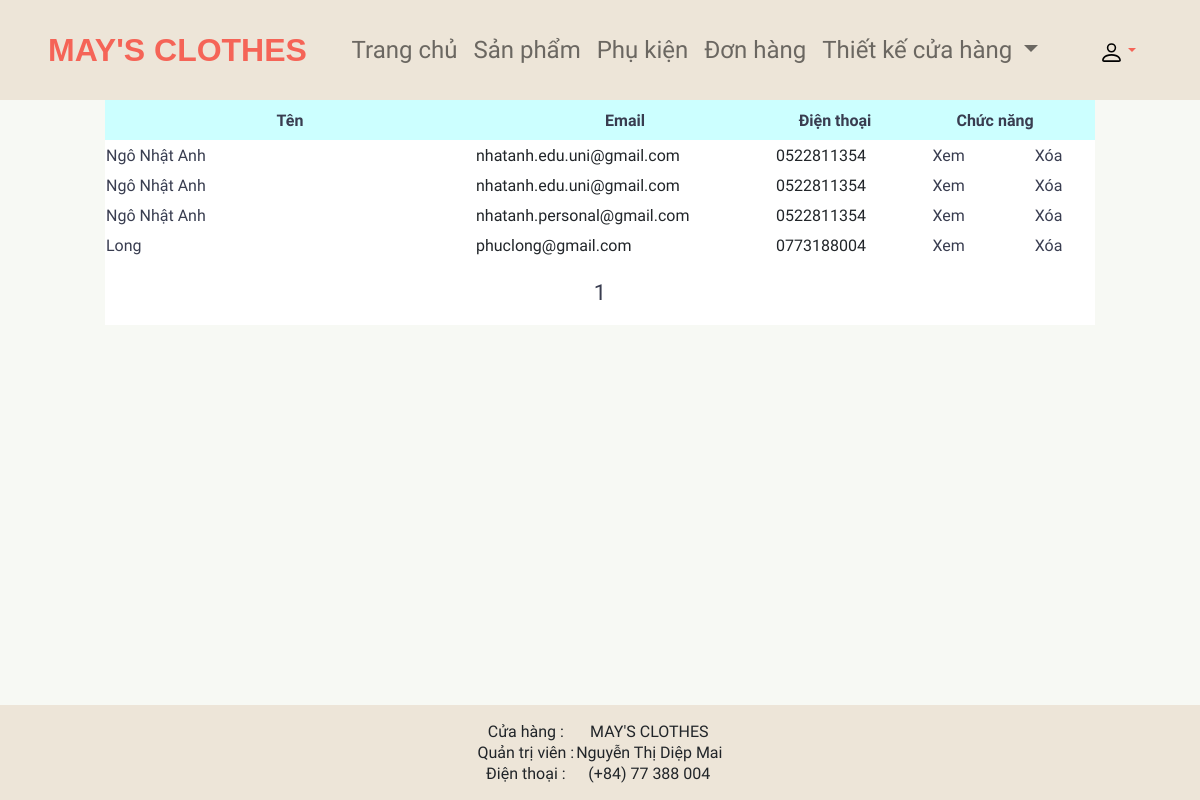
The page /PHP/ban_hang/quan_tri/index.php?thamso=hoa_don (signed in) on the database its author committed.
### tables this page shows
CREATE TABLE `hoa_don` (
  `id` int(11) NOT NULL,
  `ten_nguoi_mua` varchar(256) NOT NULL,
  `email` varchar(256) NOT NULL,
  `dia_chi` mediumtext NOT NULL,
  `dien_thoai` varchar(256) NOT NULL,
  `noi_dung` mediumtext NOT NULL,
  `hang_duoc_mua` mediumtext NOT NULL
);

### PHP/ban_hang/quan_tri/chuc_nang/quan_tri_2/xac_dinh_dang_nhap.php (called while the page is built, shortened)
<?php
$tv = mysqli_connect("localhost", "root", "", "ban_hang");
mysqli_query($tv, 'SET NAMES "UTF8"');
if (isset($_SESSION['ky_danh'])) {
    $ky_danh = $_SESSION['ky_danh'];
    $mat_khau = $_SESSION['mat_khau'];
    $tv_1 = mysqli_query($tv, "SELECT COUNT(*) FROM thong_tin_quan_tri WHERE ky_danh='{$ky_danh}' AND mat_khau='{$mat_khau}'");
    $tv_2 = mysqli_fetch_array($tv_1);
    if ($tv_2[0] == 1) {
        $xac_dinh_dang_nhap = "co";
    }
}

### PHP/ban_hang/quan_tri/chuc_nang/hoa_don/quan_ly_hoa_don.php (the view, shortened to what this page needs)
<?php
    $so_dong_tren_mot_trang=20;
    $tv_1=mysqli_query($tv,"select count(*) from hoa_don");
    $tv_2=mysqli_fetch_array($tv_1);
    $so_trang=ceil($tv_2[0]/$so_dong_tren_mot_trang);
    $vtbd=($_GET['trang']-1)*$so_dong_tren_mot_trang;
    $tv_1=mysqli_query($tv,"select * from hoa_don order by id desc limit $vtbd,$so_dong_tren_mot_trang");
?>
<table width="990px" class="tb_a1" >
    <tr style="background:#CCFFFF;height:40px;text-align:center;" >
        <th width="370px" ><b>Tên</b></th>
        <th width="300px" ><b>Email</b></th>
        <th width="120px" ><b>Điện thoại</b></th>
        <th align="center" width="100px" colspan="2"><b>Chức năng</b></th>
    </tr>
    <?php
        while($tv_2=mysqli_fetch_array($tv_1))
        {
            $id=$tv_2['id'];
            $ten=$tv_2['ten_nguoi_mua'];
            $email=$tv_2['email'];
            $dien_thoai=$tv_2['dien_thoai'];
            $link_xem="?thamso=xem_hoa_don&id=".$id."&trang=".$_GET['trang'];
            $link_xoa="?xoa_hoa_don=co&id=".$id;
            ?>
                <tr class="a_1" >
                    <td>
                        <a href="<?php echo $link_xem; ?>" class="lk_a1" ><?php echo $ten; ?></a>
                    </td>
                    <td>
                        <?php echo $email; ?>
                    </td>
                    <td>
                        <?php echo $dien_thoai; ?>
                    </td>
                    <td align="center" >
                        <a href="<?php echo $link_xem; ?>" class="lk_a1" >Xem</a>
                    </td>
                    <td align="center" >
                        <a href="<?php echo $link_xoa; ?>" class="lk_a1" >Xóa</a>
                    </td>
                </tr>
            <?php
        }
    ?>
    <tr>
        <td colspan="5" align="center" >
            <br>
            <?php
                for($i=1;$i<=$so_trang;$i++)
                {
                    $link_phan_trang="?thamso=hoa_don&trang=".$i;
                    echo "<a href='$link_phan_trang' class='phan_trang' >";
                        echo $i;
                    echo "</a> ";
                }
            ?>
            <br><br>
        </td>
    </tr>
</table>

### PHP/ban_hang/quan_tri/ket_noi_quan_tri.php (shortened to what this page needs)
<html>
<head>
    <link rel="stylesheet" type="text/css" href="giao_dien/giao_dien.css">
    <link rel="stylesheet" type="text/css" href="giao_dien/css/bootstrap.min.css">
    <link rel="stylesheet" type="text/css" href="giao_dien/css/animate.min.css">
</head>
<body>
</body>
</html>

### PHP/ban_hang/quan_tri/index.php (shortened to what this page needs)
<?php
    include("ket_noi_quan_tri.php");
    include("chuc_nang/quan_tri_2/xac_dinh_dang_nhap.php");
?>
<html>
    <body>
        <?php
            if(!isset($xac_dinh_dang_nhap))
            {
                include("chuc_nang/quan_tri_2/khung_dang_nhap.php");
            }
            else
            {
                if($xac_dinh_dang_nhap=="co")
                {
                    include("chuc_nang/quan_tri_2/trang_chu.php");
                }
            }
        ?>
    </body>
</html>

### PHP/ban_hang/quan_tri/chuc_nang/quan_tri_2/trang_chu.php (shortened to what this page needs)
<header id="header" class="header sticky-top align-items-center py-3 px-5">
    <nav class="navbar navbar-expand-lg navbar-light justify-content-between align-items-center">
        <a href="index.php" class="title nav-brand nav-logo" style="text-decoration: none; font-size: 2em; font-weight: bold;">
            <span class="">MAY'S CLOTHES</span>
        </a>
        <div class="collapse navbar-collapse justify-content-center" id="navbarNav">
            <ul class="navbar-nav mx-auto" style="font-size: 1.5em;">
                <li class="nav-item">
                    <a class="nav-link" href="index.php">Trang chủ</a>
                </li>
                <li class="nav-item">
                    <a class="nav-link" href="?thamso=san_pham">Sản phẩm</a>
                </li>
                <li class="nav-item">
                    <a class="nav-link" href="?thamso=phu_kien">Phụ kiện</a>
                </li>
                <li class="nav-item">
                    <a class="nav-link" href="?thamso=hoa_don">Đơn hàng</a>
                </li>
                <li class="nav-item dropdown">
                    <a class="nav-link dropdown-toggle" type="button" id="dropdownMenuButton" data-mdb-toggle="dropdown" aria-expanded="false">
                        Thiết kế cửa hàng
                    </a>
                </li>
            </ul>
        </div>
        <ul class="navbar-nav ml-auto">
            <li class="nav-item dropdown pe-3 mt-1">
                <a class="nav-link nav-profile align-items-center pe-0" href="#" data-bs-toggle="dropdown" style="color: var(--color-brand); font-weight: bold;">
                    <span class="d-none d-md-block dropdown-toggle ps-2"><img src="../../anh/icon/person.svg" width="25px" alt="" srcset=""></span>
                </a>
            </li>
        </ul>
    </nav>
</header>
<section>
    <center>
        <?php
        include("chuc_nang/quan_tri_2/dieu_huong.php");
        ?>
    </center>
</section>
<footer class="py-3">
    <center>
        <table>
            <tr style="text-align: center;">
                <td>
                    Cửa hàng :
                </td>
                <td>
                    MAY'S CLOTHES
                </td>
            </tr>
            <tr style="text-align: center;">
                <td>
                    Quản trị viên :
                </td>
                <td>
                    Nguyễn Thị Diệp Mai
                </td>
            </tr>
            <tr style="text-align: center;">
                <td>
                    Điện thoại :
                </td>
                <td>
                    (+84) 77 388 004
                </td>
            </tr>
        </table>
    </center>
</footer>

### PHP/ban_hang/quan_tri/chuc_nang/quan_tri_2/dieu_huong.php (shortened to what this page needs)
<?php
    if(!isset($_GET['thamso'])){$thamso="";}else{$thamso=$_GET['thamso'];}
    switch($thamso)
    {
        case "hoa_don":
            include("chuc_nang/hoa_don/quan_ly_hoa_don.php");
        break;
    }
?>

### PHP/ban_hang/quan_tri/giao_dien/giao_dien.css (style rules this page uses)
body { background-color: var(--color-body); }
table.tb_a1 { background-color: white; }
table.tb_a1 tr.a_1 { height:30px; }
a.lk_a1 { text-decoration:none;color: var(--color-base); }
a.phan_trang { text-decoration:none;color: var(--color-base);font-size:22px; }

### PHP/ban_hang/quan_tri/ket_noi_quan_tri.php (style rules this page uses)
body { background-color: var(--color-body); }
body { background-color: var(--color-heading); font-family: "Dosis", sans-serif; font-weight: 500px; min-height: 100vh; display: flex; flex-direction: column; }
section { background-color: var(--color-heading); height: auto; }
footer { background-color: var(--color-body); margin-top: auto; }
header { background-color: var(--color-body); }
a, b { color: var(--color-base); }
a.title { color: var(--color-brand); }
a.nav-logo { color: var(--color-brand); font-weight: bold; font-size: 50px; font-family: "Dancing Script", sans-serif; }
ul { list-style-type: none; }

### rows shown on the page
hoa_don: ten_nguoi_mua "Ngô Nhật Anh", email "nhatanh.edu.uni@gmail.com", dien_thoai "0522811354"
hoa_don: ten_nguoi_mua "Ngô Nhật Anh", email "nhatanh.edu.uni@gmail.com", dien_thoai "0522811354"
hoa_don: ten_nguoi_mua "Ngô Nhật Anh", email "nhatanh.personal@gmail.com", dien_thoai "0522811354"
hoa_don: ten_nguoi_mua "Long", email "phuclong@gmail.com", dien_thoai "0773188004"
